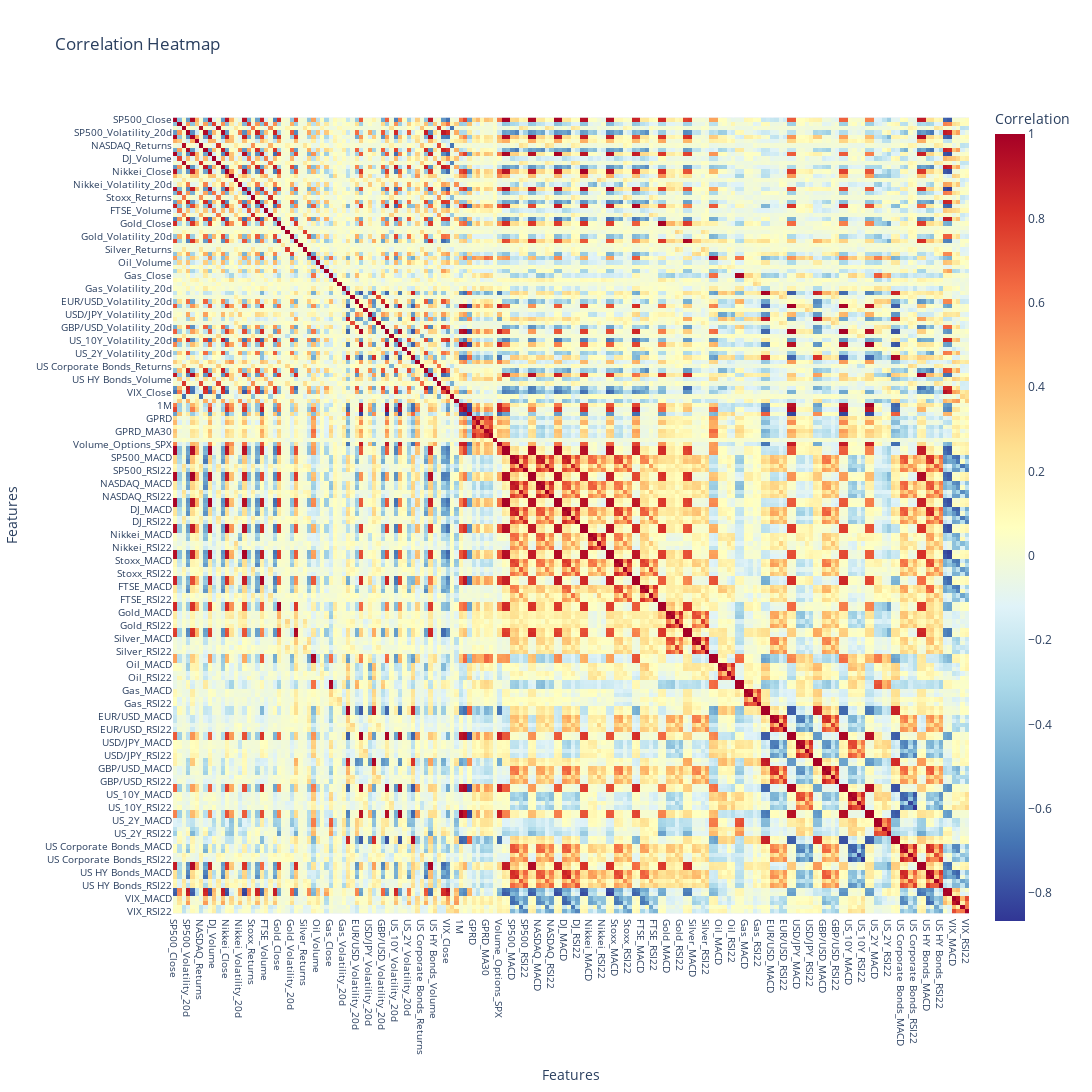

Here is the notebook cell this chart was saved with:
### Code cell
# Create the heatmap
fig = px.imshow(
    df_corr,
    text_auto=False,  # Display correlation values on the heatmap
    color_continuous_scale='RdYlBu_r',  # Choose a color scale
    labels=dict(x="Features", y="Features", color="Correlation"),
    title="Correlation Heatmap"
)

# Customize layout
fig.update_layout(
    xaxis_title="Features",
    yaxis_title="Features",
    width=1500,
    height=1500,
    xaxis=dict(tickfont=dict(size=10)),  # Reduce x-axis label size
    yaxis=dict(tickfont=dict(size=10))   # Reduce y-axis label size
)

# Show the plot
fig.show()

### Figure 1 — Plotly figure (JSON) as saved in the notebook; plotly's stock layout.template omitted (floating-point values rounded to 4 significant figures; data arrays with more than 128 entries replaced by an {"elided": "..."} marker saying what was removed)
{"data": [{"coloraxis": "coloraxis", "hovertemplate": "Features: %{x}<br>Features: %{y}<br>Correlation: %{z}<extra></extra>", "name": "0", "type": "heatmap", "x": {"elided": "184 str values"}, "xaxis": "x", "y": {"elided": "184 str values"}, "yaxis": "y", "z": {"elided": "184x184 float values"}}], "layout": {"coloraxis": {"colorbar": {"title": {"text": "Correlation"}}, "colorscale": [[0, "rgb(49,54,149)"], [0.1, "rgb(69,117,180)"], [0.2, "rgb(116,173,209)"], [0.3, "rgb(171,217,233)"], [0.4, "rgb(224,243,248)"], [0.5, "rgb(255,255,191)"], [0.6, "rgb(254,224,144)"], [0.7, "rgb(253,174,97)"], [0.8, "rgb(244,109,67)"], [0.9, "rgb(215,48,39)"], [1, "rgb(165,0,38)"]]}, "height": 1500, "title": {"text": "Correlation Heatmap"}, "width": 1500, "xaxis": {"anchor": "y", "constrain": "domain", "domain": [0, 1], "scaleanchor": "y", "tickfont": {"size": 10}, "title": {"text": "Features"}}, "yaxis": {"anchor": "x", "autorange": "reversed", "constrain": "domain", "domain": [0, 1], "tickfont": {"size": 10}, "title": {"text": "Features"}}}}
